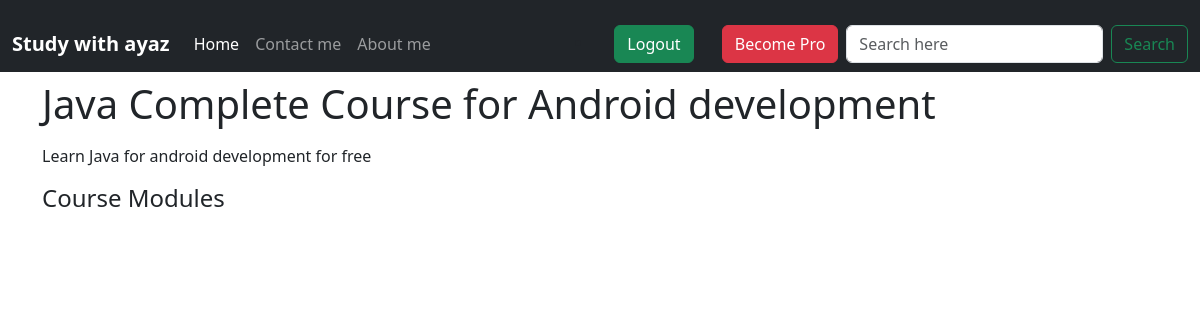
Screenshot of /course_details/java-complete-course-for-android-development/ (signed in) with the database file from the repository.
### study/models.py (models this page shows, shortened)
class Courses(models.Model):
    courses_name = models.CharField(max_length = 100)
    courses_description = RichTextField()
    is_premium = models.BooleanField(default=False)
    course_image = models.ImageField(upload_to="courses")
    slug = models.SlugField(blank=True, unique=True)

### study/views.py (the view)
# urls.py: path('course_details/<slug>/', views.course_details, name='course_details'),
@login_required(login_url="/login")
def course_details(request, slug):
    course = Courses.objects.filter(slug=slug).first()
    course_modules = CourseModule.objects.filter(course=course)
    context = {"course":course,
               "course_modules" : course_modules,
               }
    return render(request,'course_details.html',context)

### study/templates/course_details.html (shortened to what this page needs)
{% extends 'base.html' %}
{% load embed_video_tags %}
{% block body %}
<div class="container mt-2">
  <h1>{{ course.courses_name }}</h1>
  <p>{{ course.courses_description | safe }}</p>
      <div class="col-md-4">
        <h4>Course Modules</h4>
{% endblock %}

### rows the page displays
Courses: courses_name "Java Complete Course for Android development", courses_description "Learn Java for android development for free"
